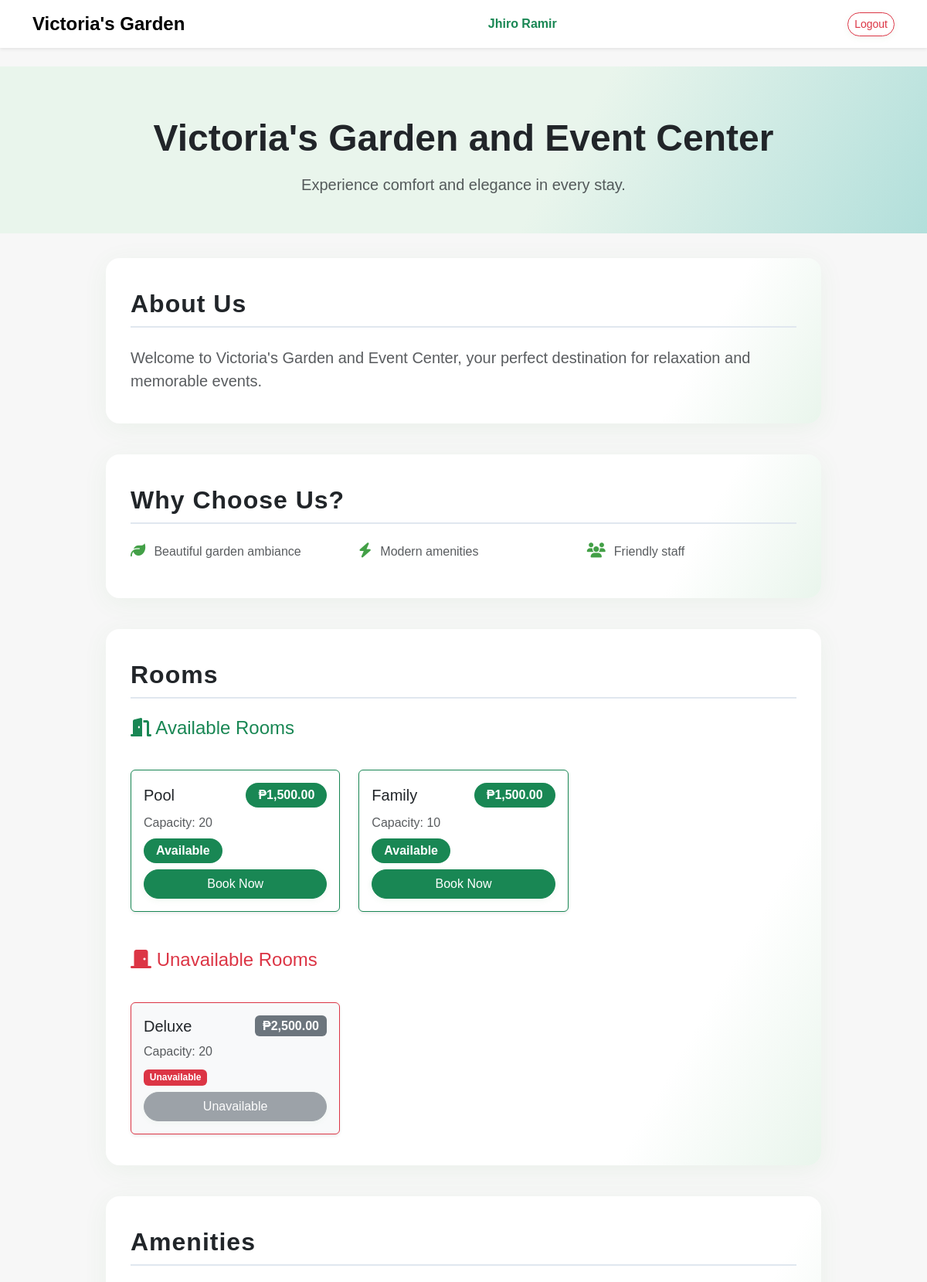
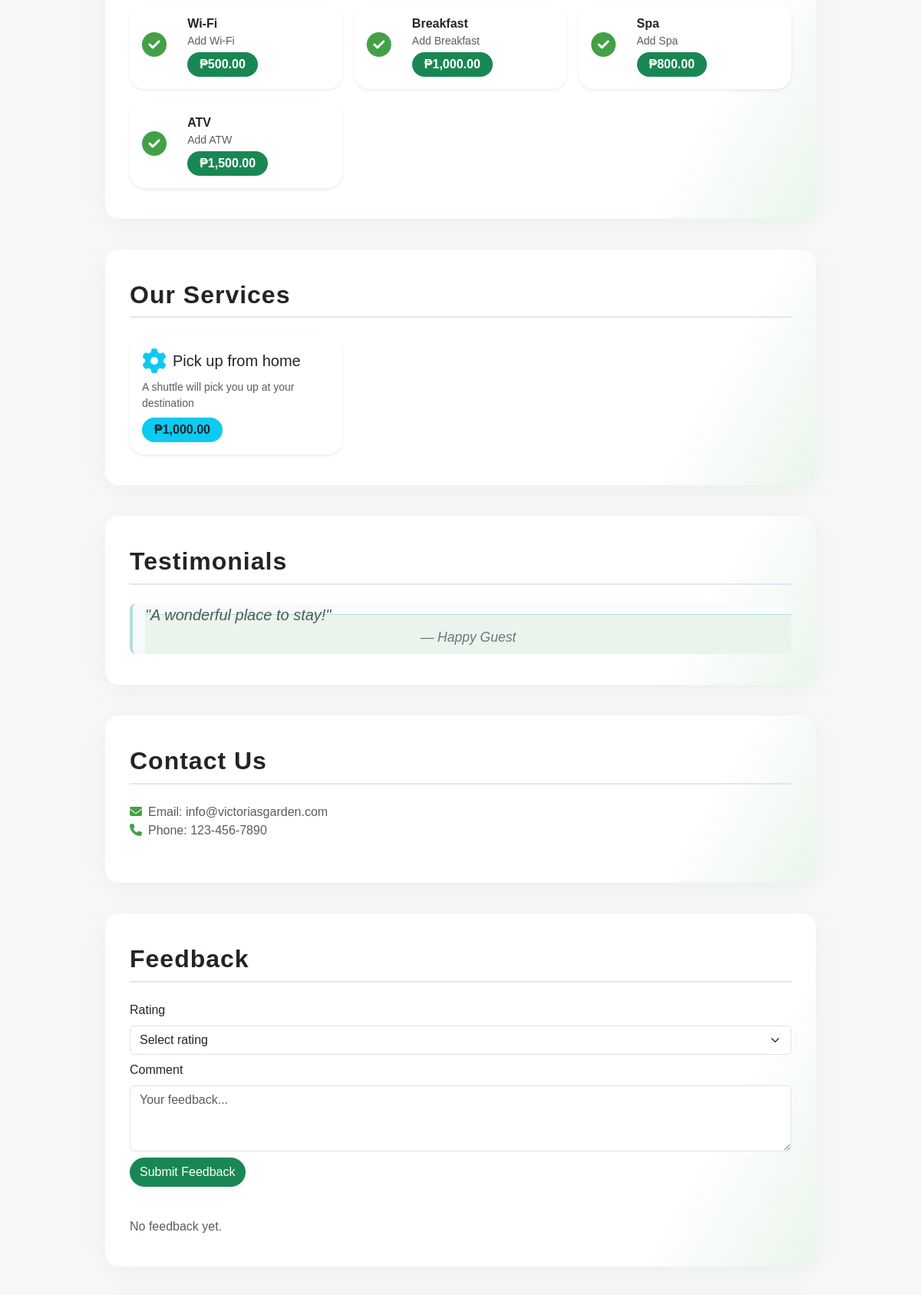
The page /homepage.php (signed in, upper part) on the database its author committed (2 pictures, top to bottom).
### tables this page shows
CREATE TABLE `room` (
  `Room_ID` int(11) NOT NULL,
  `Room_Type` varchar(255) NOT NULL,
  `Room_Rate` decimal(10,2) NOT NULL,
  `Room_Cap` int(11) NOT NULL,
  `Room_Status` varchar(20) NOT NULL DEFAULT 'Available'
);

CREATE TABLE `amenity` (
  `Amenity_ID` int(11) NOT NULL,
  `Amenity_Name` varchar(255) NOT NULL,
  `Amenity_Desc` varchar(255) NOT NULL,
  `Amenity_Cost` decimal(10,2) NOT NULL
);

CREATE TABLE `service` (
  `Service_ID` int(11) NOT NULL,
  `Service_Name` varchar(255) NOT NULL,
  `Service_Desc` varchar(255) NOT NULL,
  `Service_Cost` decimal(10,2) NOT NULL
);

### classes/database.php (called while the page is built, shortened)
<?php
class Database {
    private $host = "localhost";
    private $db_name = "guest_accommodation_system";
    private $username = "root";
    private $password = "";
    public $conn;
    public function connect() {
        $this->conn = new mysqli(
            $this->host,
            $this->username,
            $this->password,
            $this->db_name
        );
    }
    public function getConnection() {
        return $this->conn;
    }
    public function getAllAmenities() {
        $conn = $this->getConnection();
        $result = $conn->query("SELECT * FROM amenity");
        $amenities = [];
        if ($result) {
            while ($row = $result->fetch_assoc()) {
                $amenities[] = $row;
            }
        }
        return $amenities;
    }
    public function getAllRooms() {
        $conn = $this->getConnection();
        $result = $conn->query("SELECT Room_ID, Room_Type, Room_Rate, Room_Cap, Room_Status FROM room");
        return $result->fetch_all(MYSQLI_ASSOC);
    }
    public function getRecentFeedback($limit = 5) {
        $conn = $this->getConnection();
        $stmt = $conn->prepare(
            "SELECT f.Feed_Rating, f.Feed_Comment, f.Feed_DOF, c.Cust_FN
             FROM feedback f
             JOIN customer c ON f.Cust_ID = c.Cust_ID
             ORDER BY f.Feed_DOF DESC LIMIT ?"
        );
        $stmt->bind_param("i", $limit);
        $stmt->execute();
        $result = $stmt->get_result();
        $feedback = [];
        return $feedback;
    }
    public function getAllServices() {
        $conn = $this->getConnection();
        $result = $conn->query("SELECT * FROM service");
        $services = [];
        if ($result) {
            while ($row = $result->fetch_assoc()) {
                $services[] = $row;
            }
        }
        return $services;
    }
    public function getRoomPrice($room_id, $default_price, $ref_date = null) {
        $conn = $this->getConnection();
        $date = $ref_date ?: date('Y-m-d H:i:s');
        $stmt = $conn->prepare("SELECT Price FROM roomprices WHERE Room_ID = ? AND ? BETWEEN PromValidF AND PromValidT ORDER BY PromValidT DESC LIMIT 1");
        $stmt->bind_param("is", $room_id, $date);
        $stmt->execute();
        return $default_price;
    }
    public function getAmenityPrice($amenity_id, $default_price, $ref_date = null) {
        $conn = $this->getConnection();
        $date = $ref_date ?: date('Y-m-d H:i:s');
        $stmt = $conn->prepare("SELECT Price FROM amenityprices WHERE Amenity_ID = ? AND ? BETWEEN PromValidF AND PromValidT ORDER BY PromValidT DESC LIMIT 1");
        $stmt->bind_param("is", $amenity_id, $date);
        $stmt->execute();
        return $default_price;
    }
    public function getServicePrice($service_id, $default_price, $ref_date = null) {
        $conn = $this->getConnection();
        $date = $ref_date ?: date('Y-m-d H:i:s');
        $stmt = $conn->prepare("SELECT Price FROM serviceprices WHERE Service_ID = ? AND ? BETWEEN PromValidF AND PromValidT ORDER BY PromValidT DESC LIMIT 1");
        $stmt->bind_param("is", $service_id, $date);
        $stmt->execute();
        return $default_price;
    }
}
?>

### homepage.php (the view, shortened to what this page needs)
<?php
require_once('classes/database.php');
$db = new Database();
$rooms = $db->getAllRooms();
$amenities = $db->getAllAmenities();
$services = $db->getAllServices();
?>
<!doctype html>
<html lang="en">
<head>
    <link href="https://cdn.jsdelivr.net/npm/bootstrap@5.3.2/dist/css/bootstrap.min.css" rel="stylesheet" />
    <link href="https://cdnjs.cloudflare.com/ajax/libs/font-awesome/6.4.2/css/all.min.css" rel="stylesheet" />
    <link href="style.css" rel="stylesheet" />
    <link href="assets/css/homepage.css" rel="stylesheet" />
</head>
<body>
    <nav class="navbar navbar-light shadow-sm mb-4">
        <div class="container d-flex justify-content-between align-items-center">
            <span class="navbar-brand fw-bold fs-4">Victoria's Garden</span>
            <span class="text-success fw-semibold"><?= htmlspecialchars($_SESSION['user_FN']) ?></span>
            <a href="logout.php" class="btn btn-outline-danger btn-sm">Logout</a>
        </div>
    </nav>
    <div class="hero-section text-center">
        <h1 class="display-5 fw-bold mb-3">Victoria's Garden and Event Center</h1>
        <p class="text-muted fs-5 mb-0">Experience comfort and elegance in every stay.</p>
    </div>
    <div class="container" style="max-width: 950px;">
        <section class="minimal-section" id="about">
            <h2 class="section-title">About Us</h2>
            <p class="text-muted mb-0 fs-5">
                Welcome to Victoria's Garden and Event Center, your perfect destination for relaxation and memorable events.
            </p>
        </section>
        <section class="minimal-section" id="whychoose">
            <h2 class="section-title">Why Choose Us?</h2>
            <div class="row text-muted fs-6">
                <div class="col-md-4 mb-2"><i class="fa-solid fa-leaf amenity-icon"></i>Beautiful garden ambiance</div>
                <div class="col-md-4 mb-2"><i class="fa-solid fa-bolt amenity-icon"></i>Modern amenities</div>
                <div class="col-md-4 mb-2"><i class="fa-solid fa-users amenity-icon"></i>Friendly staff</div>
            </div>
        </section>
        <section class="minimal-section" id="rooms">
            <h2 class="section-title mb-4">Rooms</h2>
            <div class="row g-4">
                <?php
                $hasAvailable = false;
                $hasUnavailable = false;
                foreach ($rooms as $room):
                    $isAvailable = isset($room['Room_Status']) && strtolower($room['Room_Status']) === 'available';
                    if ($isAvailable) $hasAvailable = true;
                    else $hasUnavailable = true;
                endforeach;
                ?>
                <?php if ($hasAvailable): ?>
                    <h4 class="mb-3 text-success"><i class="fa fa-door-open"></i> Available Rooms</h4>
                    <?php foreach ($rooms as $room): ?>
                        <?php if (isset($room['Room_Status']) && strtolower($room['Room_Status']) === 'available'): ?>
                        <div class="col-md-6 col-lg-4">
                            <div class="card border-success shadow-sm h-100">
                                <div class="card-body">
                                    <div class="d-flex justify-content-between align-items-center mb-2">
                                        <h5 class="card-title mb-0"><?= htmlspecialchars($room['Room_Type']) ?></h5>
                                        <span class="badge bg-success fs-6">
                                            ₱<?= number_format($db->getRoomPrice($room['Room_ID'], $room['Room_Rate']), 2) ?>
                                        </span>
                                    </div>
                                    <div class="mb-2 text-muted">Capacity: <?= $room['Room_Cap'] ?></div>
                                    <span class="badge bg-success mb-2">Available</span>
                                    <a href="book_room.php?id=<?= $room['Room_ID'] ?>" class="btn btn-success w-100">Book Now</a>
                                </div>
                            </div>
                        </div>
                        <?php endif; ?>
                    <?php endforeach; ?>
                <?php else: ?>
                    <div class="col-12 text-muted mb-4">No available rooms at the moment.</div>
                <?php endif; ?>
                <?php if ($hasUnavailable): ?>
                    <h4 class="mb-3 mt-5 text-danger"><i class="fa fa-door-closed"></i> Unavailable Rooms</h4>
                    <?php foreach ($rooms as $room): ?>
                        <?php if (isset($room['Room_Status']) && strtolower($room['Room_Status']) !== 'available'): ?>
                        <div class="col-md-6 col-lg-4">
                            <div class="card border-danger shadow-sm h-100 bg-light">
                                <div class="card-body">
                                    <div class="d-flex justify-content-between align-items-center mb-2">
                                        <h5 class="card-title mb-0"><?= htmlspecialchars($room['Room_Type']) ?></h5>
                                        <span class="badge bg-secondary fs-6">
                                            ₱<?= number_format($db->getRoomPrice($room['Room_ID'], $room['Room_Rate']), 2) ?>
                                        </span>
                                    </div>
                                    <div class="mb-2 text-muted">Capacity: <?= $room['Room_Cap'] ?></div>
                                    <span class="badge bg-danger mb-2">Unavailable</span>
                                    <button class="btn btn-secondary w-100" disabled>Unavailable</button>
                                </div>
                            </div>
                        </div>
                        <?php endif; ?>
                    <?php endforeach; ?>
                <?php else: ?>
                    <div class="col-12 text-muted">All rooms are available!</div>
                <?php endif; ?>
            </div>
        </section>
        <section class="minimal-section" id="amenities">
            <h2 class="section-title">Amenities</h2>
            <div class="row g-3">
                <?php foreach($amenities as $amenity): ?>
                <div class="col-md-6 col-lg-4">
                    <div class="card shadow-sm border-0 h-100 glass-card">
                        <div class="card-body d-flex align-items-center">
                            <div class="me-3">
                                <i class="fa-solid fa-circle-check amenity-icon fs-2"></i>
                            </div>
                            <div>
                                <div class="fw-semibold"><?= htmlspecialchars($amenity['Amenity_Name']) ?></div>
                                <?php if (!empty($amenity['Amenity_Desc'])): ?>
                                    <div class="text-muted small mb-1"><?= htmlspecialchars($amenity['Amenity_Desc']) ?></div>
                                <?php endif; ?>
                                <span class="badge bg-success">
                                    ₱<?= number_format($db->getAmenityPrice($amenity['Amenity_ID'], $amenity['Amenity_Cost']), 2) ?>
                                </span>
                            </div>
                        </div>
                    </div>
                </div>
                <?php endforeach; ?>
            </div>
        </section>
        <section class="minimal-section" id="services">
            <h2 class="section-title">Our Services</h2>
            <div class="row g-3">
                <?php if ($services && count($services)): ?>
                    <?php foreach ($services as $service): ?>
                        <div class="col-md-6 col-lg-4">
                            <div class="card shadow-sm border-0 h-100 glass-card">
                                <div class="card-body">
                                    <div class="d-flex align-items-center mb-2">
                                        <i class="fa-solid fa-gear text-info fs-2 me-2"></i>
                                        <h5 class="card-title mb-0"><?= htmlspecialchars($service['Service_Name']) ?></h5>
                                    </div>
                                    <div class="mb-2 text-muted small"><?= htmlspecialchars($service['Service_Desc']) ?></div>
                                    <span class="badge bg-info text-dark">
                                        ₱<?= number_format($db->getServicePrice($service['Service_ID'], $service['Service_Cost']), 2) ?>
                                    </span>
                                </div>
                            </div>
                        </div>
                    <?php endforeach; ?>
                <?php else: ?>
                    <div class="col-12 text-muted">No services available at the moment.</div>
                <?php endif; ?>
            </div>
        </section>
        <section class="minimal-section" id="testimonials">
            <h2 class="section-title">Testimonials</h2>
            <blockquote class="blockquote text-muted mb-0">
                <p class="mb-0">"A wonderful place to stay!"</p>
                <footer class="blockquote-footer">Happy Guest</footer>
            </blockquote>
        </section>
        <section class="minimal-section" id="contact">
            <h2 class="section-title">Contact Us</h2>
            <p class="text-muted mb-0">
                <i class="fa-solid fa-envelope contact-icon"></i>Email: info@victoriasgarden.com
            </p>
            <p class="text-muted">
                <i class="fa-solid fa-phone contact-icon"></i>Phone: 123-456-7890
            </p>
        </section>
        <section class="minimal-section" id="feedback">
            <h2 class="section-title">Feedback</h2>
            <form method="post" class="mb-4">
                <div class="mb-2">
                    <label for="feed_rating" class="form-label">Rating</label>
                    <select name="feed_rating" id="feed_rating" class="form-select" required>
                        <option value="">Select rating</option>
                    </select>
                </div>
                <div class="mb-2">
                    <label for="feed_comment" class="form-label">Comment</label>
                    <textarea name="feed_comment" id="feed_comment" class="form-control" rows="3" placeholder="Your feedback..." required></textarea>
                </div>
                <button type="submit" name="submit_feedback" class="btn btn-success">Submit Feedback</button>
            </form>
            <?php
            $recentFeedback = $db->getRecentFeedback(5);
            ?>
            <div class="row g-3 mt-4">
                <?php if ($recentFeedback && count($recentFeedback)): ?>
                    <?php foreach ($recentFeedback as $row): ?>
                        <div class="col-md-6">
                            <div class="card shadow-sm border-0 h-100">
                                <div class="card-body d-flex align-items-start">
                                    <div class="me-3">
                                        <div class="rounded-circle bg-success text-white d-flex align-items-center justify-content-center" style="width:44px;height:44px;font-size:1.3rem;">
                                            <?= strtoupper(substr($row['Cust_FN'], 0, 1)) ?>
                                        </div>
                                    </div>
                                    <div>
                                        <div class="fw-semibold"><?= htmlspecialchars($row['Cust_FN']) ?></div>
                                        <div class="mb-1" style="color:#ffc107;">
                                            <?php
                                            $stars = intval($row['Feed_Rating']);
                                            for ($i = 0; $i < $stars; $i++) echo '<i class="fa fa-star"></i>';
                                            for ($i = $stars; $i < 5; $i++) echo '<i class="fa-regular fa-star"></i>';
                                            ?>
                                        </div>
                                        <div class="mb-2 text-muted" style="font-size:0.98em;"><?= htmlspecialchars($row['Feed_Comment']) ?></div>
                                        <div class="text-muted small"><i class="fa fa-clock"></i> <?= date('M d, Y H:i', strtotime($row['Feed_DOF'])) ?></div>
                                    </div>
                                </div>
                            </div>
                        </div>
                    <?php endforeach; ?>
                <?php else: ?>
                    <div class="col-12 text-muted">No feedback yet.</div>
                <?php endif; ?>
            </div>
        </section>
    </div>
</body>
</html>

### rows shown on the page
room: Room_Type "Pool", RoomPrice "1,500.00", Room_Cap "20"
room: Room_Type "Family", RoomPrice "1,500.00", Room_Cap "10"
room: Room_Type "Deluxe", RoomPrice "2,500.00", Room_Cap "20"
amenity: Amenity_Name "Wi-Fi", Amenity_Desc "Add Wi-Fi", AmenityPrice "500.00"
amenity: Amenity_Name "Breakfast", Amenity_Desc "Add Breakfast", AmenityPrice "1,000.00"
amenity: Amenity_Name "Spa", Amenity_Desc "Add Spa", AmenityPrice "800.00"
amenity: Amenity_Name "ATV", Amenity_Desc "Add ATW", AmenityPrice "1,500.00"
service: Service_Name "Pick up from home", Service_Desc "A shuttle will pick you up at your destination", ServicePrice "1,000.00"

### other values the page prints
$_SESSION['user_FN'] "Jhiro Ramir"
